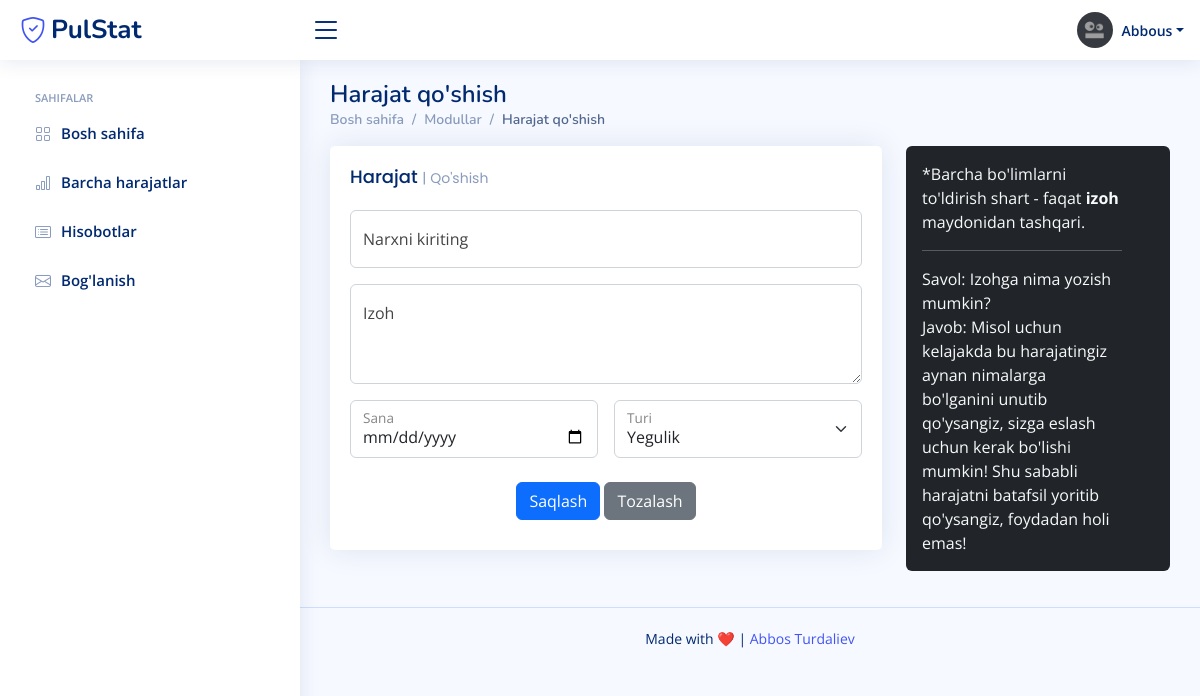
Screenshot of /modules/addExpense.php (signed in) with the database file from the repository.
### tables this page shows
CREATE TABLE `users` (
  `user_id` int(11) NOT NULL AUTO_INCREMENT,
  `name` varchar(50) NOT NULL,
  `email` varchar(50) NOT NULL,
  `photo` varchar(50) NOT NULL DEFAULT 'empty.png',
  `password` varchar(50) NOT NULL,
  `telegram` varchar(21) NOT NULL,
  `reg_date` datetime NOT NULL,
  `rights` int(11) NOT NULL DEFAULT '0',
  `maxExpense` int(11) NOT NULL DEFAULT '40000',
  PRIMARY KEY (`user_id`)
);

### config/config.php (called while the page is built, shortened)
<?php
$user_id = $_COOKIE['user_id'];

### modules/addExpense.php (the view, shortened to what this page needs)
<?php
require "../config/config.php";
require "../includes/header.php";
echo bc("Harajat qo'shish");
$cat = $conn->query("SELECT * FROM category");
$cat->execute();
?>
<section class="section dashboard"><div class="row"><div class="col-lg-8"><div class="row"><div class="col-xxl-4 col-xl-12"><div class="card info-card customers-card"><div class="card-body"><h5 class="card-title">Harajat <span>| Qo'shish</span></h5>
<form action="" method="post" class="row g-3"><div class="col-md-12"><div class="form-floating"> <input type="text" class="form-control" name="summa" id="price" placeholder="Your Name" required> <label for="price">Narxni kiriting</label></div></div><div class="col-12"><div class="form-floating"><textarea class="form-control" placeholder="Izoh" name="comment" id="comm" style="height: 100px;"></textarea><label for="comm">Izoh</label></div></div><div class="col-md-6"><div class="col-md-12"><div class="form-floating"> <input type="date" class="form-control" name="date" id="today" placeholder="Sana" required> <label for="today">Sana</label></div></div></div><div class="col-md-6"><div class="form-floating mb-2"> <select name="type" class="form-select" id="cat" aria-label="Turi">
    <?php
    while ($a=$cat->fetch(PDO::FETCH_ASSOC)){
    echo '<option value="'.$a['name'].'">'.$a['name'].'</option>';
    }
    ?></select> <label for="cat">Turi</label></div></div><div class="text-center"> <button type="submit" name="submit" class="btn btn-primary"> Saqlash </button> <button type="reset" class="btn btn-secondary"> Tozalash </button></div></form>
</div></div></div></div></div>
<div class="col-lg-4">
    <div class="alert alert-dark bg-dark text-light border-0 alert-dismissible fade show" role="alert"> *Barcha bo'limlarni to'ldirish shart - faqat <b>izoh</b> maydonidan tashqari.<hr/>Savol: Izohga nima yozish mumkin?<br/>Javob: Misol uchun kelajakda bu harajatingiz aynan nimalarga bo'lganini unutib qo'ysangiz, sizga eslash uchun kerak bo'lishi mumkin! Shu sababli harajatni batafsil yoritib qo'ysangiz, foydadan holi emas!</div>
</div></section>
<?php require "../includes/footer.php"; ?>

### includes/header.php (shortened to what this page needs)
<?php
function bc($title){
    return '<div class="pagetitle">
      <h1>'.$title.'</h1>
      <nav>
        <ol class="breadcrumb">
          <li class="breadcrumb-item"><a href="/">Bosh sahifa</a></li>
          <li class="breadcrumb-item">Modullar</li>
          <li class="breadcrumb-item active">'.$title.'</li>
        </ol>
      </nav>
    </div>';
}
$user = $conn->prepare("SELECT * FROM users WHERE user_id = $user_id");
$user->execute();
$user = $user->fetch();
?><!DOCTYPE html>
<html lang="en">
<head>
  <link href="/assets/vendor/bootstrap/css/bootstrap.min.css" rel="stylesheet">
  <link href="/assets/vendor/bootstrap-icons/bootstrap-icons.css" rel="stylesheet">
  <link href="/assets/css/style.css" rel="stylesheet">
</head>
<body>
  <header id="header" class="header fixed-top d-flex align-items-center">
    <div class="d-flex align-items-center justify-content-between">
      <a href="/" class="logo d-flex align-items-center">
        <i class="bi bi-shield-check" style="font-size:26px;"></i>
        <span class="d-none d-lg-block" style="margin-left:5px;">PulStat</span>
      </a>
      <i class="bi bi-list toggle-sidebar-btn"></i>
    </div>
    <nav class="header-nav ms-auto">
      <ul class="d-flex align-items-center">
        <li class="nav-item dropdown pe-3">
          <a class="nav-link nav-profile d-flex align-items-center pe-0" href="#" data-bs-toggle="dropdown">
            <img src="/assets/img/<?php echo $user['photo'];?>" alt="Profile" class="rounded-circle">
            <span class="d-none d-md-block dropdown-toggle ps-2"><?php echo $user['name'];
            ?></span>
          </a>
        </li>
      </ul>
    </nav>
  </header>
  <aside id="sidebar" class="sidebar">
    <ul class="sidebar-nav" id="sidebar-nav">
<li class="nav-heading">SAHIFALAR</li>
      <li class="nav-item">
        <a class="nav-link collapsed" href="/?">
          <i class="bi bi-grid"></i>
          <span>Bosh sahifa</span>
        </a>
      </li>
      <li class="nav-item">
        <a class="nav-link collapsed" href="/modules/allExpenses.php">
          <i class="bi bi-bar-chart"></i>
          <span>Barcha harajatlar</span>
        </a>
      </li>
      <li class="nav-item">
        <a class="nav-link collapsed" href="/modules/statExpenses.php">
          <i class="bi bi-card-list"></i>
          <span>Hisobotlar</span>
        </a>
      </li>
      <li class="nav-item">
        <a class="nav-link collapsed" href="/contact.php">
          <i class="bi bi-envelope"></i>
          <span>Bog'lanish</span>
        </a>
      </li>
    </ul>
  </aside>
  <main id="main" class="main">

### assets/css/style.css (style rules this page uses)
:root { scroll-behavior: smooth; }
body { font-family: "Open Sans", sans-serif; background: #f6f9ff; color: #444444; }
a { color: #4154f1; text-decoration: none; }
h1, h2, h3, h4, h5, h6 { font-family: "Nunito", sans-serif; }
#main { margin-top: 60px; padding: 20px 30px; transition: all 0.3s; }
.pagetitle { margin-bottom: 10px; }
.pagetitle h1 { font-size: 24px; margin-bottom: 0; font-weight: 600; color: #012970; }
.card { margin-bottom: 30px; border: none; border-radius: 5px; box-shadow: 0px 0 30px rgba(1, 41, 112, 0.1); }
.card-title { padding: 20px 0 15px 0; font-size: 18px; font-weight: 500; color: #012970; font-family: "Poppins", sans-serif; }
.card-title span { color: #899bbd; font-size: 14px; font-weight: 400; }
.card-body { padding: 0 20px 20px 20px; }
.breadcrumb { font-size: 14px; font-family: "Nunito", sans-serif; color: #899bbd; font-weight: 600; }
.breadcrumb a { color: #899bbd; transition: 0.3s; }
.breadcrumb .breadcrumb-item::before { color: #899bbd; }
.breadcrumb .active { color: #51678f; font-weight: 600; }
.logo { line-height: 1; }
@media (min-width: 1200px) { .logo { width: 280px; } }
.logo span { font-size: 26px; font-weight: 700; color: #012970; font-family: "Nunito", sans-serif; }
.header { transition: all 0.5s; z-index: 997; height: 60px; box-shadow: 0px 2px 20px rgba(1, 41, 112, 0.1); background-color: #fff; padding-left: 20px; }
.header .toggle-sidebar-btn { font-size: 32px; padding-left: 10px; cursor: pointer; color: #012970; }
.header-nav ul { list-style: none; }
.header-nav>ul { margin: 0; padding: 0; }
.header-nav .nav-profile { color: #012970; }
.header-nav .nav-profile img { max-height: 36px; }
.header-nav .nav-profile span { font-size: 14px; font-weight: 600; }
.sidebar { position: fixed; top: 60px; left: 0; bottom: 0; width: 300px; z-index: 996; transition: all 0.3s; padding: 20px; overflow-y: auto; scrollbar-width: thin; scrollbar-color: #aab7cf transparent; box-shadow: 0px 0px 20px rgba(1, 41, 112, 0.1); background-color: #fff; }
@media (min-width: 1200px) { #main, #footer { margin-left: 300px; } }
.sidebar-nav { padding: 0; margin: 0; list-style: none; }
.sidebar-nav li { padding: 0; margin: 0; list-style: none; }
.sidebar-nav .nav-item { margin-bottom: 5px; }
.sidebar-nav .nav-heading { font-size: 11px; text-transform: uppercase; color: #899bbd; font-weight: 600; margin: 10px 0 5px 15px; }
.sidebar-nav .nav-link { display: flex; align-items: center; font-size: 15px; font-weight: 600; color: #4154f1; transition: 0.3; background: #f6f9ff; padding: 10px 15px; border-radius: 4px; }
.sidebar-nav .nav-link i { font-size: 16px; margin-right: 10px; color: #4154f1; }
.sidebar-nav .nav-link.collapsed { color: #012970; background: #fff; }
.sidebar-nav .nav-link.collapsed i { color: #899bbd; }
.dashboard .info-card { padding-bottom: 10px; }

### rows the page displays
users: photo (picture), name "Abbous"

### other values shown
$title "Harajat qo'shish"
form field type "Yegulik"
